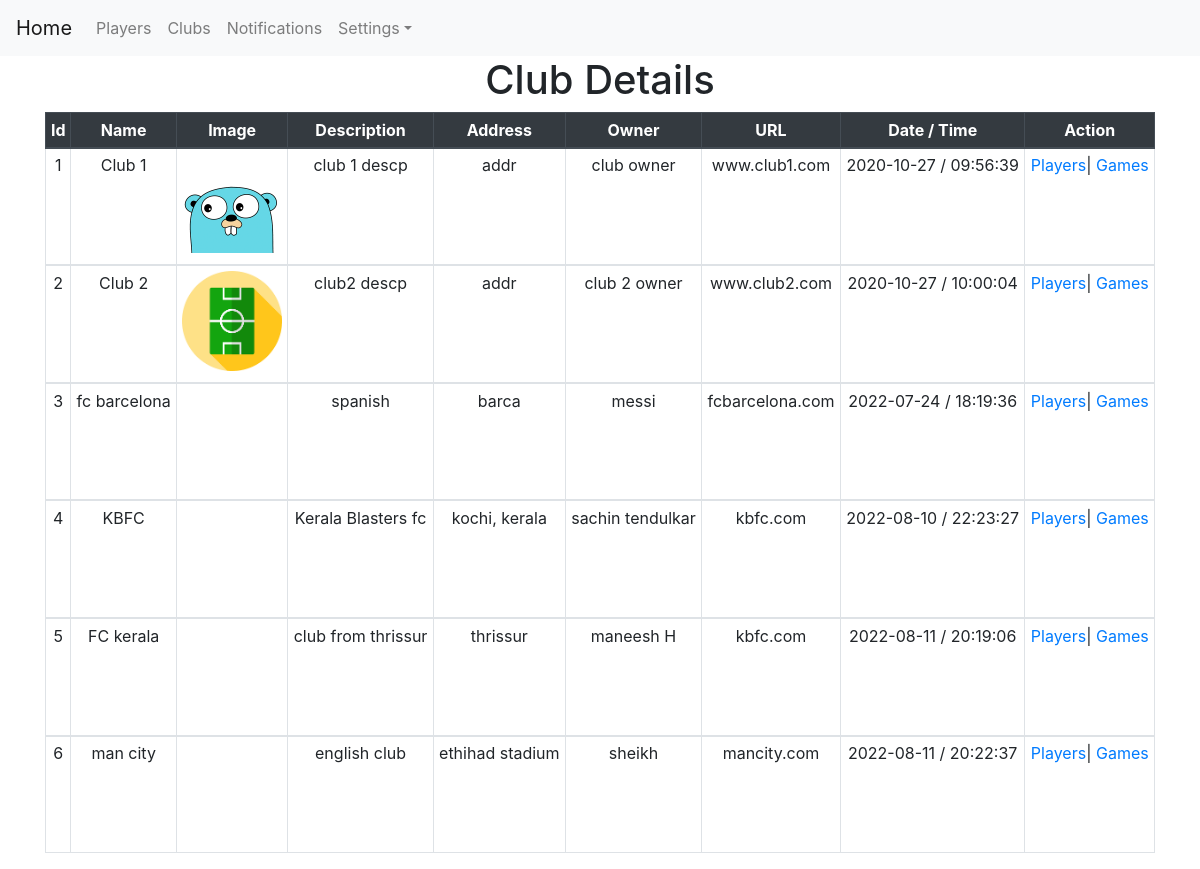
/user_club_master_view, run on an earlier commit of the app's database.
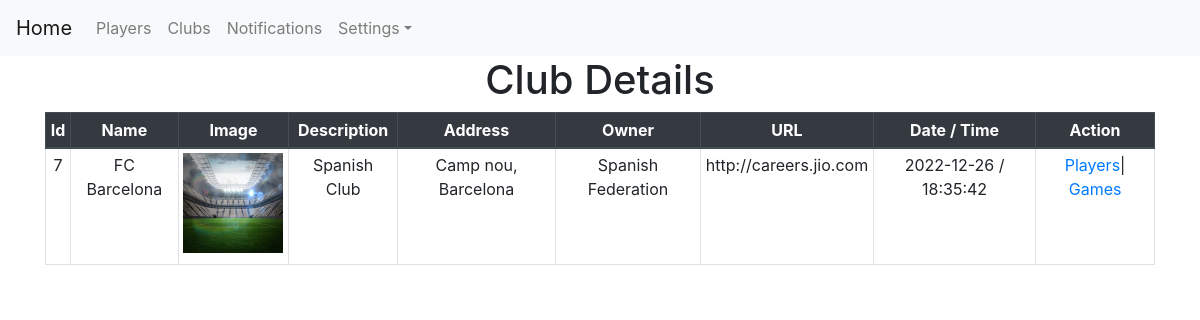
And on a later commit of the database.
### myapp/models.py (models this page shows)
class club_master(models.Model):
    user = models.ForeignKey(user_login, on_delete=models.CASCADE)
    club_name = models.CharField(max_length=150)
    c_descp = models.CharField(max_length=500)
    c_flag = models.CharField(max_length=250)
    addr = models.CharField(max_length=500)
    owner_details = models.CharField(max_length=150)
    dt = models.CharField(max_length=50)
    tm = models.CharField(max_length=50)
    remarks = models.CharField(max_length=350)
    url = models.CharField(max_length=250)

### myapp/views.py (the view)
# urls.py: path('user_club_master_view', views.user_club_master_view, name='user_club_master_view'),
def user_club_master_view(request):
    cm_l = club_master.objects.all()
    context = {'club_list': cm_l}
    return render(request, './myapp/user_club_master_view.html',context)

### myapp/templates/myapp/user_club_master_view.html (shortened to what this page needs)
{% extends 'myapp/user_base.html' %}
{% load static %}
{% block body %}
<center>
    <h1>Club Details</h1>
    <div class="container">
    <form role="form" name="frm" action="{% url 'user_club_master_view'%}" method="post">
        <div class="table-responsive-lg">
        <table class="tablecenterheadCSS table table-hover table-bordered table-sm">
            <thead class="thead-dark">
            <tr>
                <th>Id</th>
                <th>Name</th>
                <th>Image</th>
                <th>Description</th>
                <th>Address</th>
                <th>Owner</th>
                <th>URL</th>
                <th>Date / Time</th>
                <th>Action</th>
            </tr>
            </thead>
            {% for cm in club_list %}
            <tbody>
            <tr>
                <td>{{ cm.id }}</td>
                <td>{{ cm.club_name }}</td>
                <td><embed src="../static/myapp/media/{{ cm.c_flag }}" width="100" height="100"></embed></td>
                <td>{{ cm.c_descp}}</td>
                <td>{{ cm.addr}}</td>
                <td>{{ cm.owner_details}}</td>
                <td>{{ cm.url}}</td>
                <td>{{ cm.dt }} / {{ cm.tm }}</td>
                <td>
                    <a href="../user_club_player_view?club_id={{ cm.user_id }}">Players</a>|
                     <a href="../user_club_games_view?club_id={{ cm.user_id }}">Games</a>
                </td>
            </tr>
            <tbody>
            {% endfor %}
        </table>
        </div>
    </form>
    </div>
</center>
{% endblock %}

What changed in the data, as far as the page shows it:
removed club_master: id "1", club_name "Club 1", c_descp "club 1 descp", addr "addr", owner_details "club owner", url "www.club1.com", dt "2020-10-27", tm "09:56:39"
removed club_master: id "2", club_name "Club 2", c_descp "club2 descp", addr "addr", owner_details "club 2 owner", url "www.club2.com", dt "2020-10-27", tm "10:00:04"
removed club_master: id "3", club_name "fc barcelona", c_descp "spanish", addr "barca", owner_details "messi", url "fcbarcelona.com", dt "2022-07-24", tm "18:19:36"
removed club_master: id "4", club_name "KBFC", c_descp "Kerala Blasters fc", addr "kochi, kerala", owner_details "sachin tendulkar", url "kbfc.com", dt "2022-08-10", tm "22:23:27"
removed club_master: id "5", club_name "FC kerala", c_descp "club from thrissur", addr "thrissur", owner_details "maneesh H", url "kbfc.com", dt "2022-08-11", tm "20:19:06"
removed club_master: id "6", club_name "man city", c_descp "english club", addr "ethihad stadium", owner_details "sheikh", url "mancity.com", dt "2022-08-11", tm "20:22:37"
added club_master: id "7", club_name "FC Barcelona", c_descp "Spanish Club", addr "Camp nou, Barcelona", owner_details "Spanish Federation", url "http://careers.jio.com", dt "2022-12-26", tm "18:35:42"
